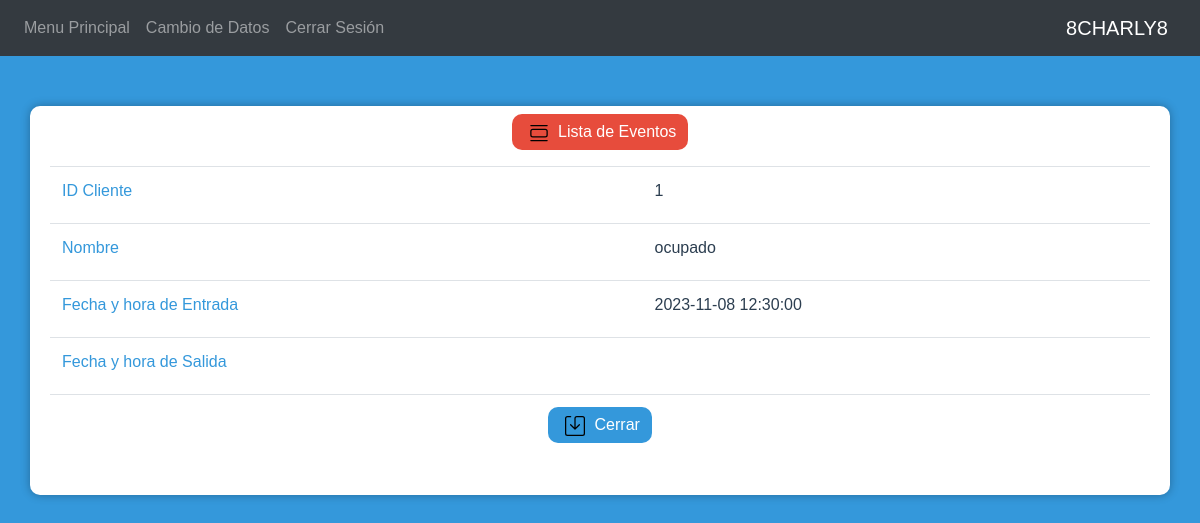
Page /Cajon/visualizar.php?id=2 (signed in) on the committed database.
### tables this page shows
CREATE TABLE `cajon` (
  `id` int(11) NOT NULL,
  `estado` enum('libre','ocupado','apartado') NOT NULL,
  `hora_entrada` datetime DEFAULT NULL,
  `hora_salida` datetime DEFAULT NULL,
  `id_cliente` int(11) DEFAULT NULL
);

### Logica/Cajon.php (called while the page is built, shortened)
<?php require_once('Modelo.php'); ?>
<?php
class Cajon extends Modelo{
	function __construct(){
		$this->tabla = "cajon";
	}
	function recuperaRegistro($id){
		$this->consulta = "select * from $this->tabla where id = $id";
		$dato = $this->encuentraUno();
		if (isset($dato)){
			$this->id_cliente = $dato->id_cliente;
			$this->estado = $dato->estado;
			$this->hora_entrada = $dato->hora_entrada;
		}
	}
}
?>

### Logica/Modelo.php (called while the page is built, shortened)
<?php
class Modelo
{
	protected $host = "localhost";
	protected $usuario = "root";
	protected $contraseña = "";
	protected $database = "centro";
	protected $mbd;
	protected $consulta;
	function __construct()
	{
		try {
			$this->mbd = new PDO("mysql:host=$this->host;dbname=$this->database", $this->usuario, $this->contraseña);
		} catch (PDOException $e) {
			print "Error: " . $e->getMessage() . "<br/>";
			die();
		}
	}
	function encuentraUno()
	{
		try {
			$stm = $this->mbd->query($this->consulta);
			$fila = $stm->fetch(PDO::FETCH_OBJ);
		} catch (PDOException $e) {
			print "Error: " . $e->getMessage() . "<br/>";
			die();
		}
		return $fila;
	}
}

### Cajon/visualizar.php (the view, shortened to what this page needs)
<?php require_once('../Logica/Cajon.php');?>
<?php include_once("../Sesion/header.php");?>
<?php
$cajon = new Cajon();
if ($_GET['id']) {
    $cajon->id = $_GET['id'];
    $cajon->recuperaRegistro($cajon->id);
}
?>
<!DOCTYPE html>
<html>
<head>
    <link rel="stylesheet" href="https://cdn.jsdelivr.net/npm/bootstrap@4.5.3/dist/css/bootstrap.min.css">
</head>
<body>
<div class="container py-2">
    <div class="form-group text-center">
        <a href="indexA.php" class="btn btn-success"><img src="../images/view-list.svg">&nbsp;Lista de Eventos</a>
    </div>
    <table class="table">
        <tr>
            <td>
                <label class="control-label">ID Cliente</label>
            </td>
            <td>
                <span><?=$cajon->id_cliente?></span>
            </td>
        </tr>
        <tr>
            <td>
                <label class="control-label">Nombre</label>
            </td>
            <td>
                <span><?=$cajon->estado?></span>
            </td>
        </tr>
        <tr>
            <td>
                <label class="control-label">Fecha y hora de Entrada</label>
            </td>
            <td>
                <span><?=$cajon->hora_entrada?></span>
            </td>
        </tr>
        <tr>
            <td>
                <label class="control-label">Fecha y hora de Salida</label>
            </td>
            <td>
            </td>
        </tr>
        <tr>
            <td colspan="2">
                <div class="form-group text-center">
                    <a href="index.php"><button type="button" class="btn btn-primary"><img src="../images/save.svg">&nbsp;Cerrar</button></a>
                </div>
            </td>
        </tr>
    </table>
</div>
</body>
</html>

### Sesion/header.php (style rules this page uses)
body { background-color: #2d2d2d; font-family: 'Arial', sans-serif; }

### Cajon/visualizar.php (style rules this page uses)
body { background-color: #3498db; font-family: 'Arial', sans-serif; }
.container { margin-top: 50px; padding: 20px; background-color: #ffffff; border-radius: 10px; box-shadow: 0px 0px 10px rgba(0, 0, 0, 0.3); }
.btn-success { background-color: #e74c3c; border: none; border-radius: 10px; transition: background-color 0.3s; }
.table { background-color: #ffffff; border-radius: 10px; }
th, td { color: #2c3e50; border: none; }
label { color: #3498db; }
span { color: #2c3e50; }
.form-group button { background-color: #3498db; border: none; border-radius: 10px; transition: background-color 0.3s; }
img { width: 20px; height: 20px; margin: 0 5px; }

### rows in the picture
cajon: id_cliente "1", estado "ocupado", hora_entrada "2023-11-08 12:30:00"

### other values in the picture
$user_name "8CHARLY8"
